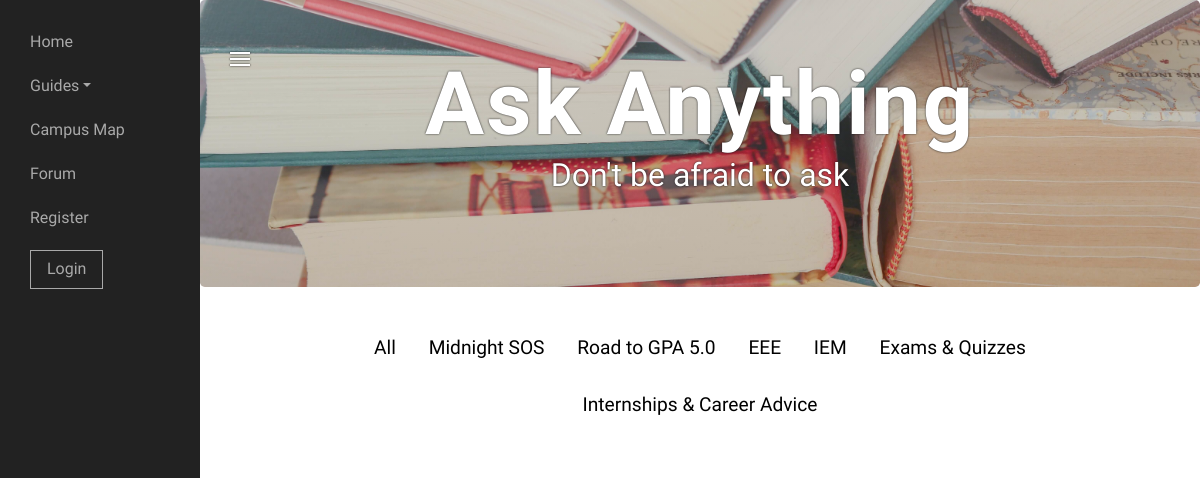
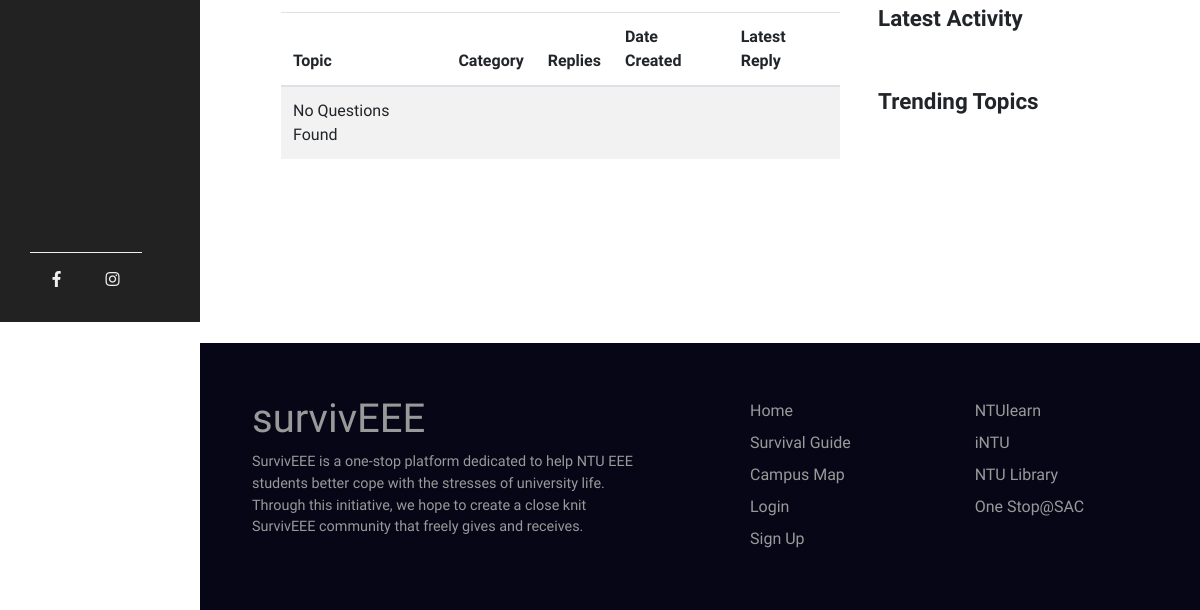
The app's page /forum.php, older data (2 pictures, top to bottom).
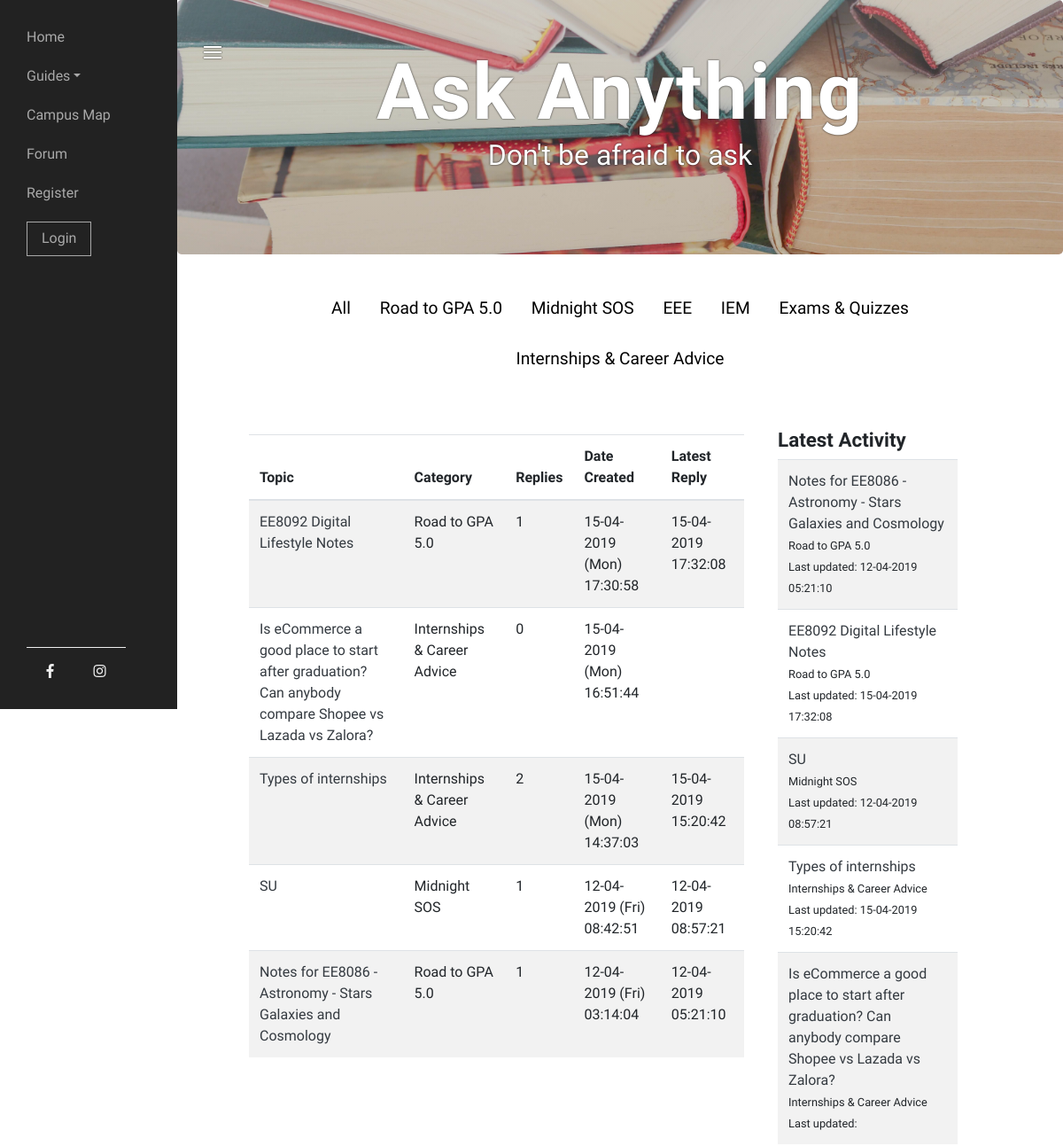
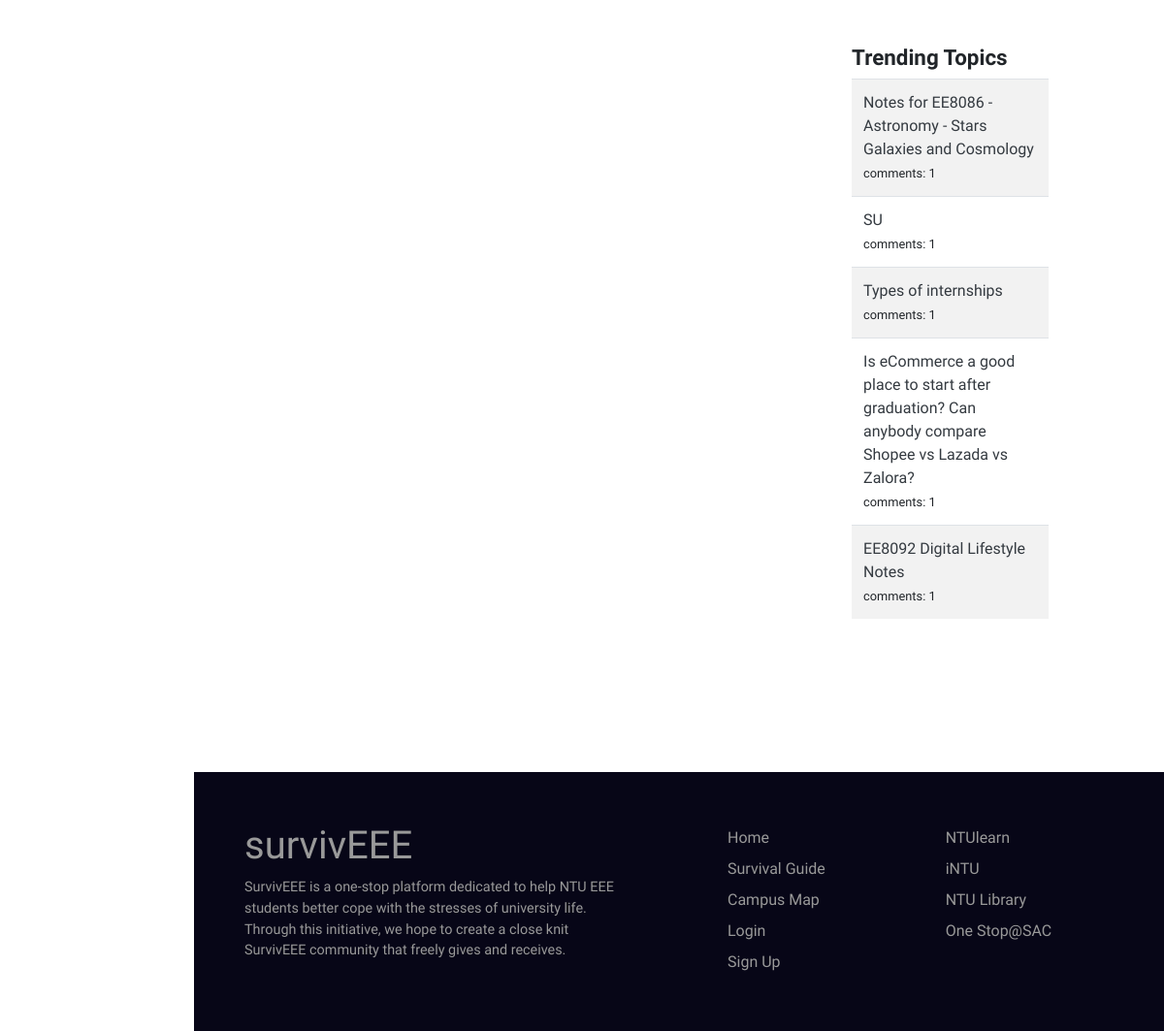
The same page, newer data (2 pictures, top to bottom).
### tables this page shows
CREATE TABLE `topics` (
  `topic_id` varchar(128) NOT NULL,
  `topic` varchar(128) NOT NULL,
  `t_description` varchar(640) NOT NULL,
  `slug` varchar(64) NOT NULL
);

CREATE TABLE `forum` (
  `id` int(11) NOT NULL,
  `question` varchar(640) NOT NULL,
  `description` varchar(640) NOT NULL,
  `topic_id` varchar(128) NOT NULL,
  `time` varchar(128) NOT NULL
);

### forum.php (the view, shortened to what this page needs)
<?php
  include('includes/head_section.php');
?>
</head>
<body>
  <div class="wrapper">
     <?php include( ROOT_PATH . '/includes/navbar.php'); ?>
    <div id="content" class="content">
    <div class="jumbotron">
      <div class="container" style="text-align: center;">
        <h2 class="jumbotron-header">Ask Anything</h2>
          <p class="subheader" style="color: #fff; margin: 0px; text-shadow: 0px 0px 2px #111;">Don't be afraid to ask</p>
      </div>
    </div>
    <div class="container-fluid forum">
      <div class="row">
        <?php
              $con = mysqli_connect("localhost","root","", "forum");
              $catsql = "SELECT * FROM topics;";
              $catres = mysqli_query($con, $catsql);
              echo "<div class='col-12 text-center pb-sm-4'>";
              echo"<div class='col-sm-* cat-links '><a href='forum.php'>All</a></div>";
              while($catrow = mysqli_fetch_assoc($catres))
                { ?>
                  <div class="col-sm-* cat-links ">
         <?php   echo "<a href='" . $catrow['slug'] . ".php '>". $catrow['topic'] . "</a></div>";
                }
              echo "</div>";
            ?>
        <div class="col-xs-12 col-lg-8 spacing order-sm-last order-xs-1 order-lg-1 table-responsive">
          <table class="table table-striped main-forum">
            <thead>
              <tr>
                <th scope="col">Topic</th>
                <th scope="col">Category</th>
                <th scope="col">Replies</th>
                <th scope="col">Date Created</th>
                <th scope="col">Latest Reply</th>
              </tr>
            </thead>
            <tbody>
    <?php
            $fquery = "select * from forum, topics where forum.topic_id = topics.topic order by id desc";
            $fresult=mysqli_query($con, $fquery);
            if(mysqli_num_rows($fresult)>0){
              while($row=mysqli_fetch_assoc($fresult)){
                $comments="select COUNT(message) from comments where post_id=$row[id]";
                $zz=mysqli_query($con, $comments);
                $comment_count=mysqli_fetch_array($zz);
                $latest="select MAX(date) FROM comments where post_id=$row[id] group by post_id order by post_id desc";
                $yy=mysqli_query($con, $latest);
                $latest_comment=mysqli_fetch_array($yy);
                echo "<tr>
                  <td><a href=\"post.php?id=$row[id]\" class=\"text-dark\">$row[question]</a></td>
                  <td>$row[topic]</td>
                  <td>$comment_count[0]</td>
                  <td>$row[time]</td>
                  <td>$latest_comment[0]</td>
                </tr>";
              }
            }
            else
            {
                echo "<tr>
            <td>No Questions Found</td>
            <td></td>
            <td></td>
            <td></td>
            <td></td>
          </tr>";
            }
      ?>
            </tbody>
        </table>
      </div>
      <div class="col-xs-12 col-lg-4 padding pt-0  order-lg-2">
        <div class="col-12 p-0 order-sm-first" >
        </div>
        <div class="filter row">
          <div class=" col-md-6 col-lg-12 display-none" >
          <h4 class="forum-title text-left mt-4" >Latest Activity</h4>
        <table class="table table-striped table-hover latest mb-4">
          <?php
            $query = "select * from forum, topics where forum.topic_id = topics.topic";
            $result=mysqli_query($con, $query);
            if(mysqli_num_rows($result)>0){
              while($row=mysqli_fetch_assoc($result)){
                $latest="select MAX(date) FROM comments where post_id=$row[id] group by post_id order by post_id desc limit 5";
                $yy=mysqli_query($con, $latest);
                $latest_comment=mysqli_fetch_array($yy);
                echo "<tr><td><a href=\"post.php?id=$row[id]\" class=\"text-dark\">$row[question]</a>
                <br><small>$row[topic] &nbsp; <br> Last updated: $latest_comment[0]</small></td></tr>";
              }
            }
          ?>
        </table>
        </div>
        <div class="col-md-6 col-lg-12 display-none">
        <h4 class="forum-title text-left mt-4">Trending Topics</h4>
        <table class="table table-striped latest">
          <?php
            $query = "select * from forum ";
            $result=mysqli_query($con, $query);
            if(mysqli_num_rows($result)>0){
              while($row=mysqli_fetch_assoc($result)){
                echo "<tr><td><a href=\"post.php?id=$row[id]\" class=\"text-dark\">$row[question]</a><br><small>comments:
                  $comment_count[0]</small></td></tr>";
              }
            }
          ?>
        </table>
      </div>
      </div>
    </div>
    </div>
  </div>
      <br><br><br>
    <?php include( ROOT_PATH . '/includes/footer.php');
    ?>

### includes/head_section.php (shortened to what this page needs)
<!DOCTYPE html>
<html lang="en">
  <head>
	<link rel="stylesheet" href="https://stackpath.bootstrapcdn.com/bootstrap/4.1.3/css/bootstrap.min.css">
	<link rel="stylesheet" href="https://cdnjs.cloudflare.com/ajax/libs/font-awesome/4.7.0/css/font-awesome.min.css">
	<link rel="stylesheet" href="https://use.fontawesome.com/releases/v5.4.2/css/all.css">
	<link href="css/style.css" rel="stylesheet" type="text/css">

### includes/navbar.php (shortened to what this page needs)
<nav id="sidebar" class="sidebar">
  <button type="button" id="sidebar-btn" class="sidebar-btn">
    <span></span>
    <span></span>
    <span></span>
  </button>
  <ul id="navigation" class="list-unstyled components navigation">
    <li><a href="index.php" >Home</a></li>
    <li><a href="#guides" data-toggle="collapse" aria-expanded="false" class="dropdown-toggle">Guides</a>
    </li>
    <li><a href="http://maps.ntu.edu.sg/maps" >Campus Map</a></li>
    <li><a href="forum.php" class="hvr-underline-from-center">Forum</a></li>
    <?php if (isset($_SESSION['user'])){?>
     <li><a href="https://ntuvibe.com/scheduler" >Scheduler</a></li>
     <li><a href="calculator.php" >Calculator</a></li>
	<li><a href="logout.php"><button class="btn btn-header btn-login">Log out</button></a></li>
  <?php }else{ ?>
  	<li><a href="register.php">Register </a></li>
  	<li><a href="login.php" ><button class="btn btn-header btn-login">Login</button></a></li>
  <?php } ?>
  </ul>
  <div id="logo" class="social-media">
    <a href="https://www.facebook.com/"><i class="fab fa-facebook-f"></i></a>
    <a href="https://www.instagram.com/"><i class="fab fa-instagram"></i></a>
  </div>
</nav>

### includes/footer.php (shortened to what this page needs)
		<footer>
		  <div class="footer footer-padding">
		    <div class="col-company">
		          <h1>survivEEE</h1>
		      <p>SurvivEEE is a one-stop platform dedicated to help NTU EEE students better cope with the stresses of university life. <br>Through this initiative, we hope to create a close knit SurvivEEE community that freely gives and receives. </p>
		      <br>
		    </div>
		    <div class="col-links">
		      <ul>
		        <li><a href="index.php">Home</a></li>
		        <li><a href="index.php#guides">Survival Guide</a></li>
		        <li><a href="http://maps.ntu.edu.sg/maps">Campus Map</a></li>
		        <li><a href="login.php">Login</a></li>
		        <li><a href="register.php">Sign Up</a></li>
		      </ul>
		    </div>
		    <div class="col-links">
		      <ul>
		        <li><a href="https://ntulearn.ntu.edu.sg/webapps/login/">NTUlearn</a></li>
		        <li><a href="https://intu.ntu.edu.sg/">iNTU</a></li>
		        <li><a href="http://www.ntu.edu.sg/Library/Pages/default.aspx">NTU Library</a></li>
		        <li><a href="https://ossac.wis.ntu.edu.sg/">One Stop@SAC</a></li>
		      </ul>
		    </div>
		  </div>
		</footer>
	  </div>
	</div>
  </body>
</html>

### css/style.css (style rules this page uses)
*, *:after, *:before { -webkit-box-sizing: border-box; -moz-box-sizing: border-box; box-sizing: border-box; padding: 0; margin: 0; }
html { overflow: scroll; overflow-x: hidden; }
body { margin:0; padding: 0; font-family: 'Fira Sans', sans-serif; font-size: 1em; font-weight: 400; }
h4 { font-family: 'Fira Sans', sans-serif; font-size: 1.4rem; margin-top: -7%; text-align: center; }
.padding { padding: 2.5rem 3rem; }
.text-center { text-align: center; }
.sidebar { width: 200px; height: 100vh; padding: 30px; position: fixed; top: 0; bottom: 0; background-color: #222; transition: all 0.3s; display: flex; flex-direction: column; align-items: left; z-index: 999; font-weight: 400; }
.sidebar .navigation { overflow-y: scroll; }
.sidebar li { padding-bottom: 20px; list-style: none; text-align: left; }
.sidebar a { color: #A9A9A9; text-decoration: none; font-weight: 300; }
.social-media { width: 80%; display: flex; border-top: 0.5px solid #EFEFEF; padding-top: 15px; margin-top: auto; justify-content: space-around; }
.social-media i { color: #EFEFEF; }
.sidebar-btn { width: 40px; height: 40px; border: none; background: none; position: absolute; top: 39px; right: -52px; z-index: 2; }
.sidebar-btn span { width: 50%; height: 2px; margin: 4px auto; margin-left: 18px; display: block; background: #fff; cursor: pointer; box-shadow: 0px 0px 2px #000; }
.btn-login { border-radius: 0px; border: .1px solid #A9A9A9; background-color: transparent; color: #A9A9A9; padding: .4rem 1rem; }
.content { width: calc(100% - 200px); position: absolute; top: 0; right: 0; transition: all 0.3s; background-size: cover; background-attachment: fixed; }
.wrapper { display: flex; width: 100%; }
.container-fluid { padding: 2rem 10rem; }
.subheader { text-align: center; padding-bottom: 1.5rem; z-index: 3; margin-top: -7%; font-size: 200%; }
.container { -webkit-transform-style: preserve-3d; transform-style: preserve-3d; -webkit-perspective: 1000px; perspective: 1000px; }
.footer { width: 100%; position: relative; height: auto; background-color: #070617; padding: 15px; }
.footer .col-links, .col { width: 24%; height: auto; float: left; box-sizing: border-box; -webkit-box-sizing: border-box; -moz-box-sizing: border-box; padding: 20px 0px 0px 20px; }
.footer .col-company { width: 50%; color: #999999; height: auto; float: left; box-sizing: border-box; -webkit-box-sizing: border-box; -moz-box-sizing: border-box; padding: 20px 40px 0px 20px; }
.footer .col-company p { line-height: 1.5; font-weight: normal; font-size: .9rem; top: 0; }
.footer .col ul, footer .col-links ul { list-style-type: none; margin: 0; padding: 0; }
.footer .col-links ul li a, .col ul li { color: #999999; font-size: 14px; padding: 5px 0px 5px 0px; transition: .2s; -webkit-transition: .2s; -moz-transition: .2s; text-decoration: none; line-height: 2; }
.footer .col-links ul li a { font-size: 16px; cursor: pointer; }
@media screen and (min-width: 768px) { .footer-padding { padding: 2rem; } }

### forum.php (style rules this page uses)
.jumbotron { background-image: linear-gradient(0deg,rgba(38, 38, 38, 0.25), rgba(150, 150, 150, 0.4)), url(images/forum.jpg); height: 50%; background-repeat: no-repeat; -webkit-background-size: cover; -moz-background-size: cover; background-size: cover; background-position: center; position: relative; margin-bottom: 0; }
.jumbotron-header { font-family: 'Fira Sans Condensed'; font-size: 550%; font-weight: 600; letter-spacing: 2px; text-align: center; line-height: .9; color: #fff; text-shadow: 0px 0px 2px #111; }
.badge-dark, .card, .btn, .form-control { border-radius: 0px; }
.forum-title { font-size: 1.4rem; font-weight: 600; }
.latest { font-weight: 300; }
.spacing { padding: 2rem 0 4rem; }
.padding { padding: 2.4rem; }
.container-fluid { padding: 2rem 6rem; }
.cat-links { display: inline-block; padding: .9rem; }
.cat-links a { color: #000; font-size:1.2rem; }

Row changes from the older to the newer data that the page shows:
changed topics "Road to GPA 5.0": moves up the list
added forum: question "EE8092 Digital Lifestyle Notes", topics.topic "Road to GPA 5.0", comment_count "1", time "15-04-2019 (Mon) 17:30:58", latest_comment "15-04-2019 17:32:08"
added forum: question "Is eCommerce a good place to start after graduation? Can anybody compare Shopee vs Lazada vs Zalora?", topics.topic "Internships & Career Advice", comment_count "0", time "15-04-2019 (Mon) 16:51:44", comment_count "1"
added forum: question "Types of internships", topics.topic "Internships & Career Advice", comment_count "2", time "15-04-2019 (Mon) 14:37:03", latest_comment "15-04-2019 15:20:42", comment_count "1"
added forum: question "SU", topics.topic "Midnight SOS", comment_count "1", time "12-04-2019 (Fri) 08:42:51", latest_comment "12-04-2019 08:57:21"
added forum: question "Notes for EE8086 - Astronomy - Stars Galaxies and Cosmology", topics.topic "Road to GPA 5.0", comment_count "1", time "12-04-2019 (Fri) 03:14:04", latest_comment "12-04-2019 05:21:10"
Text that changed along with them:
text no longer shown: "No Questions Found"
